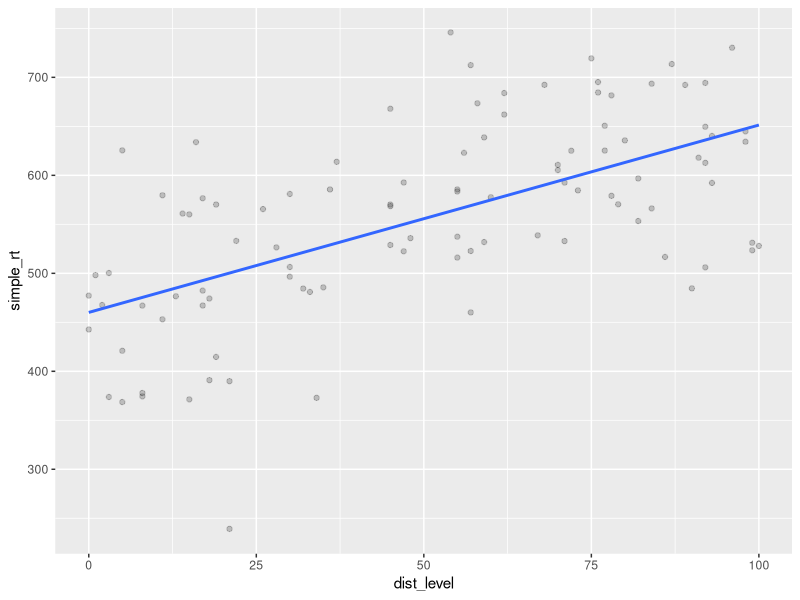
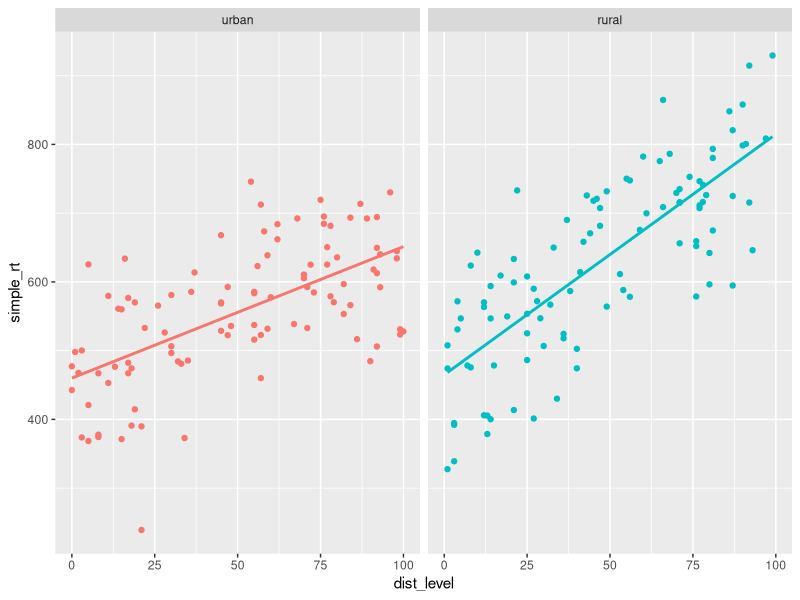
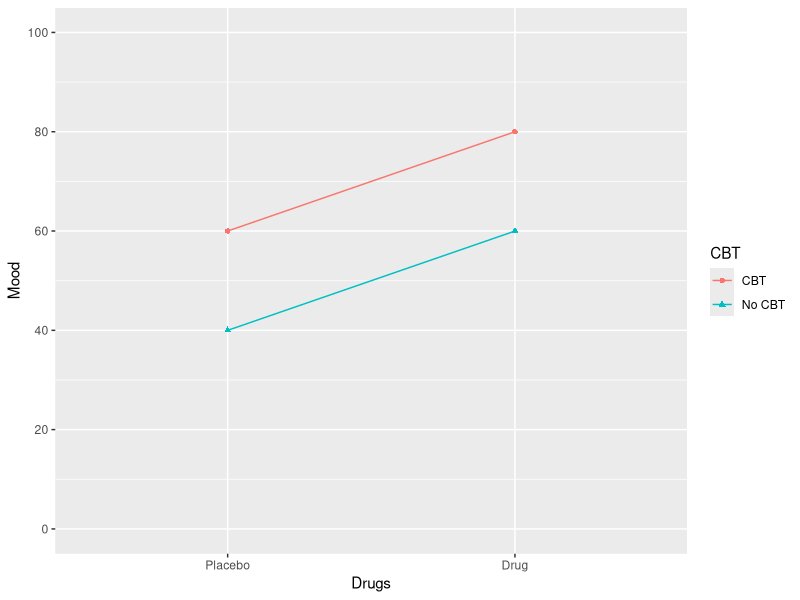
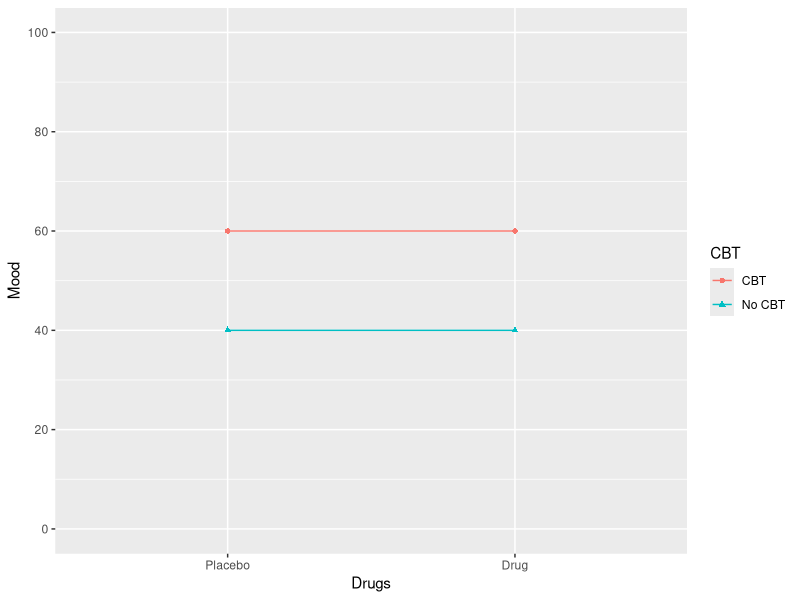
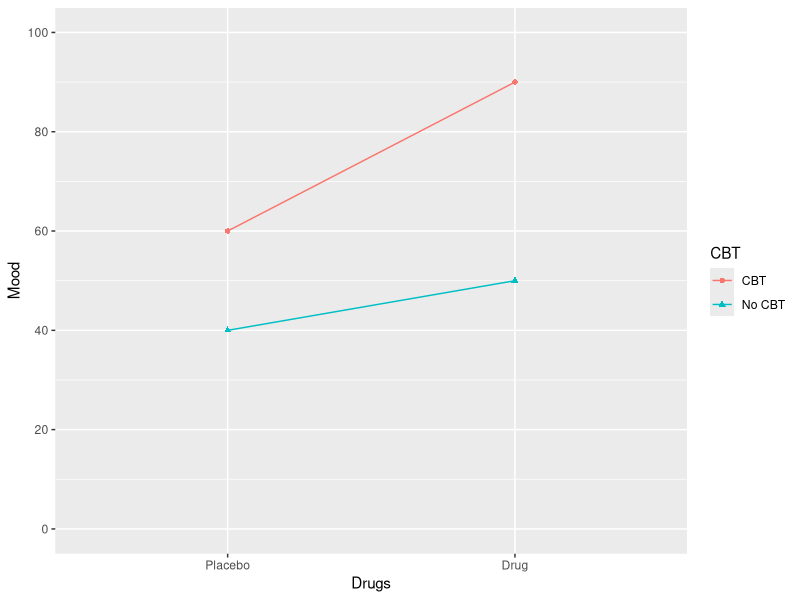

Write R code to recreate these figures, in order.
## ---- chunk 1
#| label: setup
#| include: false
library("kableExtra")
library("tidyverse")

.mk_tib <- function(x) {
  tibble(CBT = rep(c("No CBT", "CBT"), 2),
         Drugs = rep(c("Placebo", "Drug"), each = 2) |>
           fct_relevel("Placebo"),
         Mood = x)
}

.fac_plot <- function(x) {
  ggplot(.mk_tib(x), aes(Drugs, Mood, color = CBT, group = CBT)) +
    geom_point(aes(shape = CBT)) +
    geom_line() +
    scale_y_continuous(breaks = seq(0, 100, 20)) +
    scale_x_discrete(breaks = c("Placebo", "Drug")) +
    coord_cartesian(ylim = c(0, 100)) 
}

.mean_tbl <- function(x) {
  .mk_tib(x) |>
    pivot_wider(names_from = "CBT", values_from = "Mood") |>
    rename(" " = Drugs) |>
    bind_rows(tibble(` ` = "",
                     `No CBT` = (x[1] + x[3]) / 2,
                     CBT = (x[2] + x[4]) / 2)) |>
    bind_cols(tibble("  " = c((x[1] + x[2]) / 2,
                              (x[3] + x[4]) / 2,
                              "")))
}

## paste
.p <- paste0

## .fraction
.f <- function(x, y) {
  paste0("\\frac{", x, "}{", y, "}")
}

## y-bar
.yb1 <- function(x) {
  paste0("\\(\\bar{Y}_{", x, "}\\)")
}

.yb2 <- function(x) {
  paste0("\\bar{Y}_{", x, "}")
}

## subtraction term
.st <- function(x, y, bracket = NULL) {
  if (is.null(bracket)) {
    paste0(x, " - ", y)
  } else {
    paste0(bracket[1], x, " - ", y, bracket[2])
  }
}

.rb <- c("(", ")")
.dr <- c("\\displaystyle\\left(", "\\right)")
.ds <- c("\\displaystyle\\left[", "\\right]")
## ---- chunk 2
#| label: sim-urban
#| message: false
library("tidyverse")
set.seed(1031)

n_subj <- 100L  # simulate data for 100 subjects
b0_urban <- 450 # y-intercept
b1_urban <- 2   # slope

# decomposition table
urban <- tibble(
  subj_id = 1:n_subj,
  group = "urban",
  b0 = 450,
  b1 = 2,
  dist_level = sample(0:n_subj, n_subj, replace = TRUE),
  err = rnorm(n_subj, mean = 0, sd = 80),
  simple_rt = b0 + b1 * dist_level + err)

urban
## ---- chunk 3
#| label: fig-plot-urban
#| fig.cap: "*Effect of sonic distraction on simple RT, urban group.*"
#| message: false
ggplot(urban, aes(dist_level, simple_rt)) + 
  geom_point(alpha = .2) +
  geom_smooth(method = "lm", se = FALSE)
## ---- chunk 4
#| label: sim-rural
b0_rural <- 500
b1_rural <- 3

rural <- tibble(
  subj_id = 1:n_subj + n_subj,
  group = "rural",
  b0 = b0_rural,
  b1 = b1_rural,
  dist_level = sample(0:n_subj, n_subj, replace = TRUE),
  err = rnorm(n_subj, mean = 0, sd = 80),
  simple_rt = b0 + b1 * dist_level + err)
## ---- chunk 5
#| label: fig-combined-plot
#| fig.cap: "*Effect of sonic distraction on simple RT for urban and rural participants.*"
all_data <- bind_rows(urban, rural)

ggplot(all_data |> mutate(group = fct_relevel(group, "urban")), 
       aes(dist_level, simple_rt, colour = group)) +
  geom_point() +
  geom_smooth(method = "lm", se = FALSE) +
  facet_wrap(~ group) + 
  theme(legend.position = "none")
## ---- chunk 6
#| label: all-data2
all_data2 <- all_data |>
  mutate(grp = if_else(group == "rural", 1, 0))
## ---- chunk 7
#| label: sonic-model
sonic_mod <- lm(simple_rt ~ dist_level + grp + dist_level:grp,
                all_data2)

summary(sonic_mod)
## ---- chunk 8
#| label: full-factorial-2x3
#| echo: false
.a <- data.frame(`$B_1$` = c("$AB_{11}$", "$AB_{21}$"),
                 `$B_2$` = c("$AB_{12}$", "$AB_{22}$"), check.names = FALSE)

rownames(.a) <- c("$A_1$", "$A_2$")

knitr::kable(.a) |>
  kable_styling(full_width = FALSE)
## ---- chunk 9
#| label: full-factorial
#| echo: false
.a <- data.frame(`$B_1$` = c("$AB_{11}$", "$AB_{21}$", "$AB_{31}$"),
                 `$B_2$` = c("$AB_{12}$", "$AB_{22}$", "$AB_{32}$"), check.names = FALSE)

rownames(.a) <- c("$A_1$", "$A_2$", "$A_3$")

knitr::kable(.a) |>
  kable_styling(full_width = FALSE)
## ---- chunk 10
#| label: full-factorial-2x2-c1
#| echo: false
.a <- data.frame(`$B_1$` = c("$ABC_{111}$", "$ABC_{211}$"),
                 `$B_2$` = c("$ABC_{121}$", "$ABC_{221}$"), check.names = FALSE)

rownames(.a) <- c("$A_1$", "$A_2$")

knitr::kable(.a) |>
  kable_styling(full_width = FALSE)
## ---- chunk 11
#| label: full-factorial-2x2-c2
#| echo: false
.a <- data.frame(`$B_1$` = c("$ABC_{112}$", "$ABC_{212}$"),
                 `$B_2$` = c("$ABC_{122}$", "$ABC_{222}$"), check.names = FALSE)

rownames(.a) <- c("$A_1$", "$A_2$")

knitr::kable(.a) |>
  kable_styling(full_width = FALSE)
## ---- chunk 12
#| label: fig-scenario-a-plot
#| echo: false
#| fig.cap: "Scenario A"
#| fig.width: 4
#| fig.asp: .5
.fac_plot(c(40, 60, 60, 80))
## ---- chunk 13
#| label: tbl-scenario-a-means
#| echo: false
#| warning: false
#| message: false
#| tbl-colwidths: [20,20,20,20]
#| tbl-cap: "Scenario A"
#| html-table-processing: none
.mean_tbl(c(40, 60, 60, 80)) |> 
  knitr::kable() |>
  kableExtra::kable_styling(full_width = FALSE)
## ---- chunk 14
#| label: fig-scenario-b-plot
#| echo: false
#| fig.cap: "Scenario B"
#| fig.width: 4
#| fig.asp: .5
.fac_plot(c(40, 60, 40, 60))
## ---- chunk 15
#| label: tbl-scenario-b-means
#| echo: false
#| warning: false
#| message: false
#| tbl-colwidths: [20,20,20,20]
#| tbl-cap: "Scenario B"
#| html-table-processing: none
.mean_tbl(c(40, 60, 40, 60)) |> 
  knitr::kable() |>
  kableExtra::kable_styling(full_width = FALSE)
## ---- chunk 16
#| label: fig-scenario-c-plot
#| echo: false
#| fig.cap: "Scenario C"
#| fig.width: 4
#| fig.asp: .5
.fac_plot(c(40, 60, 50, 90))
## ---- chunk 17
#| label: tbl-scenario-c-means
#| echo: false
#| warning: false
#| message: false
#| tbl-colwidths: [20,20,20,20]
#| tbl-cap: "Scenario C"
#| html-table-processing: none
.mean_tbl(c(40, 60, 50, 90)) |> 
  knitr::kable() |>
  kableExtra::kable_styling(full_width = FALSE)
## ---- chunk 18
err <- replicate(4, {
  v <- sample(-3:3, 2, FALSE, prob = c(.8, .14, .18, .24, .18, .14, .8))
  c(v, -sum(v))
}, simplify = FALSE) |> unlist()

decomp <- tibble(
  i = rep(1:2, each = 6),
  j = rep(rep(1:2, each = 3), 2),
  k = rep(rep(1:3), 4),
  mu = 10,
  A_i = rep(c(4, -4), each = 6),
  B_j = rep(rep(c(-2, 2), each = 3), 2),
  AB_ij = rep(c(-1, 1, 1, -1), each = 3),
  err,
  Y = mu + A_i + B_j + AB_ij + err)
   
decomp |>
  select(Y, everything()) 
## ---- chunk 19
## paste
.p <- paste0

## .fraction
.f <- function(x, y) {
  paste0("\\frac{", x, "}{", y, "}")
}

## y-bar
.yb1 <- function(x) {
  paste0("\\(\\bar{Y}_{", x, "}\\)")
}

.yb2 <- function(x) {
  paste0("\\bar{Y}_{", x, "}")
}

## subtraction term
.st <- function(x, y, bracket = NULL) {
  if (is.null(bracket)) {
    paste0(x, " - ", y)
  } else {
    paste0(bracket[1], x, " - ", y, bracket[2])
  }
}

.rb <- c("(", ")")
.dr <- c("\\displaystyle\\left(", "\\right)")
.ds <- c("\\displaystyle\\left[", "\\right]")
## ---- chunk 20
#| label: tbl-simple-effect
#| echo: false
#| html-table-processing: none
tribble(~blah, ~B_1, ~B_2, ~junk, ~marg,
        "\\(A_1\\)", .yb1("11"), .yb1("12"), "", .yb1("1."),
        "\\(A_2\\)", .yb1("21"), .yb1("22"), "", .yb1("2."),
        "", "", "", "", "",
        "", .yb1(".1"), .yb1(".2"), "", "") |>
  kable(col.names = c("", "\\(B_1\\)", "\\(B_2\\)", "", ""),
        align = "cccc")  |>
  kable_styling(full_width = FALSE, bootstrap_options = "basic")
## ---- chunk 21
#| label: tbl-coding-schemes
#| echo: false
#| tbl-cap: "codes for a two-level factor"
#| html-table-processing: none
tribble(~Coding, ~A_1, ~A_2,
        "Treatment (dummy)", "\\(0\\)", "\\(1\\)",
        "Sum",               "\\(-1\\)", "\\(1\\)",
        "Deviation",
        .p("\\(", "-", .f(1, 2), "\\)"),
        .p("\\(", .f(1, 2), "\\)")) |>
  kable(col.names = c("Scheme", "\\(A_1\\)", "\\(A_2\\)"),
        align = "lrrr")  |>
  kable_styling(full_width = FALSE, bootstrap_options = "striped")
## ---- chunk 22
#| label: tbl-simple-effect-C1
#| echo: false
#| tbl-cap: "$C_1$"
#| html-table-processing: none
tribble(~blah, ~B_1, ~B_2, ~junk, ~marg,
        "\\(A_1\\)", .yb1("111"), .yb1("121"), "", .yb1("1.1"),
        "\\(A_2\\)", .yb1("211"), .yb1("221"), "", .yb1("2.1"),
        "", "", "", "", "",
        "", .yb1(".11"), .yb1(".21"), "", "") |>
  kable(col.names = c("", "\\(B_1\\)", "\\(B_2\\)", "", ""),
        align = "cccc")  |>
  kable_styling(full_width = FALSE, bootstrap_options = "basic")
## ---- chunk 23
#| label: tbl-simple-effect-C2
#| echo: false
#| tbl-cap: "$C_2$"
#| html-table-processing: none
tribble(~blah, ~B_1, ~B_2, ~junk, ~marg,
        "\\(A_1\\)", .yb1("112"), .yb1("122"), "", .yb1("1.2"),
        "\\(A_2\\)", .yb1("212"), .yb1("222"), "", .yb1("2.2"),
        "", "", "", "", "",
        "", .yb1(".12"), .yb1(".22"), "", "") |>
  kable(col.names = c("", "\\(B_1\\)", "\\(B_2\\)", "", ""),
        align = "cccc")  |>
  kable_styling(full_width = FALSE, bootstrap_options = "basic")
## ---- chunk 24
tribble(~term, ~treatment, ~sum, ~deviation,
        "\\(\\mu\\)", .yb1("111"), .yb1("..."), .yb1("..."),
        ## (A) second row
        "\\(A\\)",
        .p("\\(", .st(.yb2("211"), .yb2("111")), "\\)"),
        .p("\\(", .f(.st(.yb2("2.."), .yb2("1.."), .rb), 2), "\\)"),
        .p("\\(", .st(.yb2("2.."), .yb2("1..")), "\\)"),
        "\\(B\\)",
        .p("\\(", .st(.yb2("121"), .yb2("111")), "\\)"),
        .p("\\(", .f(.st(.yb2(".2."), .yb2(".1."), .rb), 2), "\\)"),
        .p("\\(", .st(.yb2(".2."), .yb2(".1.")), "\\)"),
        "\\(C\\)",
        .p("\\(", .st(.yb2("112"), .yb2("111")), "\\)"),
        .p("\\(", .f(.st(.yb2("..2"), .yb2("..1"), .rb), 2), "\\)"),
        .p("\\(", .st(.yb2("..2"), .yb2("..1")), "\\)"),
        "\\(AB\\)",
        .p("\\(", .st(.st(.yb2("221"), .yb2("121"), .rb),
                    .st(.yb2("211"), .yb2("111"), .rb)),
           "\\)"),
        .p("\\(", .f(.st(.st(.yb2("22."), .yb2("12."), .rb),
                       .st(.yb2("21."), .yb2("11."), .rb)), 4),
           "\\)"),
        .p("\\(", .st(.st(.yb2("22."), .yb2("12."), .rb),
                    .st(.yb2("21."), .yb2("11."), .rb)),
           "\\)"),
        "\\(AC\\)",
        .p("\\(", .st(.st(.yb2("212"), .yb2("211"), .rb),
                    .st(.yb2("112"), .yb2("111"), .rb)),
           "\\)"),
        .p("\\(", .f(.st(.st(.yb2("2.2"), .yb2("1.2"), .rb),
                       .st(.yb2("2.1"), .yb2("1.1"), .rb)), 4),
           "\\)"),
        .p("\\(", .st(.st(.yb2("2.2"), .yb2("1.2"), .rb),
                    .st(.yb2("2.1"), .yb2("1.1"), .rb)),
           "\\)"),
        "\\(BC\\)",
        .p("\\(", .st(.st(.yb2("122"), .yb2("112"), .rb),
                    .st(.yb2("121"), .yb2("111"), .rb)),
           "\\)"),
        .p("\\(", .f(.st(.st(.yb2(".22"), .yb2(".12"), .rb),
                       .st(.yb2(".21"), .yb2(".11"), .rb)), 4),
           "\\)"),
        .p("\\(", .st(.st(.yb2(".22"), .yb2(".12"), .rb),
                    .st(.yb2(".21"), .yb2(".11"), .rb)),
           "\\)")
        ) |>
  kable(align = "cccc")  |>
  kable_styling(full_width = FALSE, bootstrap_options = "striped")
## ---- chunk 25
tribble(~scheme, ~interpretation,
        "treatment",
        .p("\\(",
           .st(.st(.st(.yb2(221), .yb2(121), .dr),
                   .st(.yb2(211), .yb2(111), .dr), .ds),
               .st(.st(.yb2(222), .yb2(122), .dr),
                   .st(.yb2(212), .yb2(112), .dr), .ds)),
           "\\)"),
        "sum",
        .p("\\(",
           .f(
             .st(.st(.st(.yb2(221), .yb2(121), .dr),
                     .st(.yb2(211), .yb2(111), .dr), .ds),
                 .st(.st(.yb2(222), .yb2(122), .dr),
                     .st(.yb2(212), .yb2(112), .dr), .ds)),
             8),
           "\\)"),
        "deviation",
        .p("\\(",
           .st(.st(.st(.yb2(221), .yb2(121), .dr),
                   .st(.yb2(211), .yb2(111), .dr), .ds),
               .st(.st(.yb2(222), .yb2(122), .dr),
                   .st(.yb2(212), .yb2(112), .dr), .ds)),
           "\\)")
        ) |>
  kable(align = "cc") |>
  kable_styling(full_width = FALSE, bootstrap_options = "striped")
